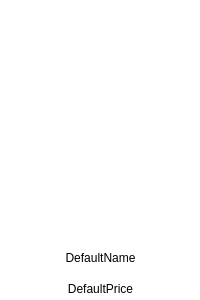
<?xml version="1.0" encoding="UTF-8"?>
<ui version="4.0">
 <class>Form</class>
 <widget class="QWidget" name="Form">
  <property name="geometry">
   <rect>
    <x>0</x>
    <y>0</y>
    <width>200</width>
    <height>300</height>
   </rect>
  </property>
  <property name="sizePolicy">
   <sizepolicy hsizetype="Minimum" vsizetype="Preferred">
    <horstretch>0</horstretch>
    <verstretch>0</verstretch>
   </sizepolicy>
  </property>
  <property name="minimumSize">
   <size>
    <width>200</width>
    <height>300</height>
   </size>
  </property>
  <property name="maximumSize">
   <size>
    <width>200</width>
    <height>300</height>
   </size>
  </property>
  <property name="windowTitle">
   <string>Form</string>
  </property>
  <property name="autoFillBackground">
   <bool>false</bool>
  </property>
  <property name="styleSheet">
   <string notr="true">background-color: white; border: 0px</string>
  </property>
  <layout class="QGridLayout" name="gridLayout">
   <property name="leftMargin">
    <number>0</number>
   </property>
   <property name="topMargin">
    <number>0</number>
   </property>
   <property name="rightMargin">
    <number>0</number>
   </property>
   <property name="bottomMargin">
    <number>0</number>
   </property>
   <item row="1" column="0">
    <widget class="QFrame" name="frame">
     <property name="frameShape">
      <enum>QFrame::Box</enum>
     </property>
     <property name="frameShadow">
      <enum>QFrame::Plain</enum>
     </property>
     <widget class="QWidget" name="layoutWidget">
      <property name="geometry">
       <rect>
        <x>0</x>
        <y>0</y>
        <width>201</width>
        <height>301</height>
       </rect>
      </property>
      <layout class="QVBoxLayout" name="verticalLayout">
       <item>
        <widget class="QPushButton" name="menuImg">
         <property name="sizePolicy">
          <sizepolicy hsizetype="Minimum" vsizetype="MinimumExpanding">
           <horstretch>0</horstretch>
           <verstretch>0</verstretch>
          </sizepolicy>
         </property>
         <property name="focusPolicy">
          <enum>Qt::NoFocus</enum>
         </property>
         <property name="contextMenuPolicy">
          <enum>Qt::NoContextMenu</enum>
         </property>
         <property name="text">
          <string/>
         </property>
         <property name="flat">
          <bool>true</bool>
         </property>
        </widget>
       </item>
       <item>
        <widget class="QLabel" name="menuName">
         <property name="sizePolicy">
          <sizepolicy hsizetype="Minimum" vsizetype="Minimum">
           <horstretch>0</horstretch>
           <verstretch>0</verstretch>
          </sizepolicy>
         </property>
         <property name="minimumSize">
          <size>
           <width>0</width>
           <height>25</height>
          </size>
         </property>
         <property name="maximumSize">
          <size>
           <width>16777215</width>
           <height>25</height>
          </size>
         </property>
         <property name="text">
          <string>DefaultName</string>
         </property>
         <property name="alignment">
          <set>Qt::AlignCenter</set>
         </property>
        </widget>
       </item>
       <item>
        <widget class="QLabel" name="menuPrice">
         <property name="minimumSize">
          <size>
           <width>0</width>
           <height>25</height>
          </size>
         </property>
         <property name="maximumSize">
          <size>
           <width>16777215</width>
           <height>25</height>
          </size>
         </property>
         <property name="text">
          <string>DefaultPrice</string>
         </property>
         <property name="alignment">
          <set>Qt::AlignCenter</set>
         </property>
        </widget>
       </item>
      </layout>
     </widget>
    </widget>
   </item>
  </layout>
 </widget>
 <resources/>
 <connections>
  <connection>
   <sender>menuImg</sender>
   <signal>clicked()</signal>
   <receiver>Form</receiver>
   <slot>select_MenuOption()</slot>
   <hints>
    <hint type="sourcelabel">
     <x>127</x>
     <y>104</y>
    </hint>
    <hint type="destinationlabel">
     <x>444</x>
     <y>128</y>
    </hint>
   </hints>
  </connection>
 </connections>
 <slots>
  <slot>addShoppingCart()</slot>
  <slot>select_MenuOption()</slot>
 </slots>
</ui>
